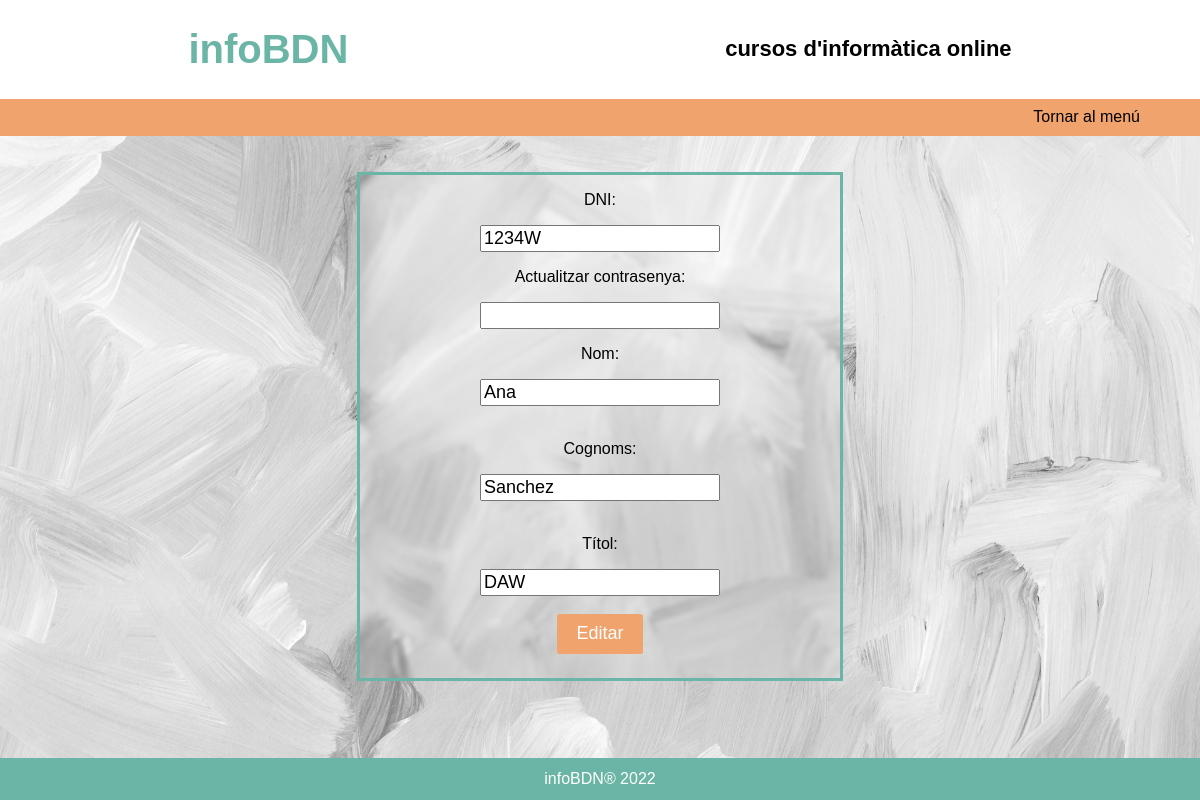
Page /EditarProfe2.php?id=1234W (signed in) on the earlier database version.
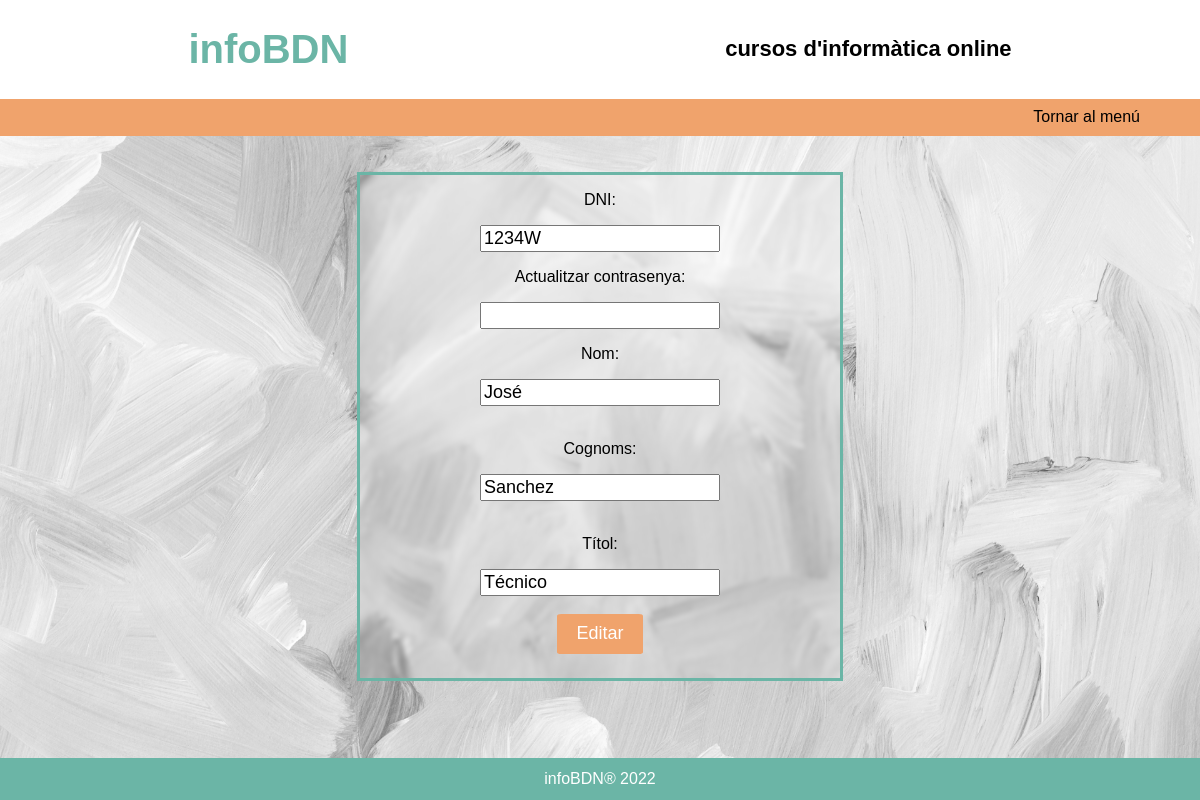
Same page on the later database version.
### tables this page shows
CREATE TABLE `professors` (
  `DNI` varchar(20) NOT NULL,
  `CONTRASENYA` varchar(50) NOT NULL,
  `NOM` varchar(20) NOT NULL,
  `COGNOMS` varchar(20) NOT NULL,
  `TITOL` varchar(20) NOT NULL,
  `FOTO` varchar(50) NOT NULL,
  `ACTIU` tinyint(1) NOT NULL
);

### EditarProfe2.php (the view, shortened to what this page needs)
<!DOCTYPE html>
<html lang="en">
<head>
    <link rel="stylesheet" type="text/css" href="styles.css"/>
</head>
<body>
    <?php
        if(isset($_SESSION['admin'])){?>
            <header>
                <h1 class="logo">infoBDN</h1>
                <h6 class="slogan">cursos d'informàtica online</h6>
            </header>
            <nav>
                <a href="IndexAdmin.php">Tornar al menú</a>
            </nav>
            <main class="bgEdit">
                <?php
                    $conection = bbdd();
                    $id=$_GET['id'];
                    $query= "SELECT * FROM professors WHERE dni='$id'";
                    $consult = mysqli_query($conection, $query);
                    $resultados=$consult->fetch_array(MYSQLI_ASSOC);
                    ?>
                    <form class="edit" action="EditarProfe3.php" method="POST" enctype="multipart/form-data">
                    <p>DNI:</p>
                    <input type="text" name="dni" value="<?php echo $resultados['DNI']?>" readonly="readonly" required>
                    <p>Actualitzar contrasenya:</p>
                    <input type="text" name="passwd" value="<?php ?>">
                    <p>Nom:</p>
                    <input type="text" name="nom" value="<?php echo $resultados['NOM']?>" required><br>
                    <p>Cognoms:</p>
                    <input type="text" name="cognoms" value="<?php echo $resultados['COGNOMS']?>" required ><br>
                    <p>Títol:</p>
                    <input type="text" name="titol" value="<?php echo $resultados['TITOL']?>" required><br>
                    <input class="smitedit" href="EditarProfe3.php" type="submit" name="enviar" value="Editar"/>
                </form>
            </main>
            <footer>
                <p>infoBDN® 2022</p>
            </footer>
        <?php }
        else{
            ?>
            <META HTTP-EQUIV="REFRESH" CONTENT="0;URL=LogIn.php">
            <?php
        }
    ?>
</body>
</html>

Differences in the rows shown:
changed professors "Sanchez": nom "Ana" → "José"; titol "DAW" → "Técnico"
